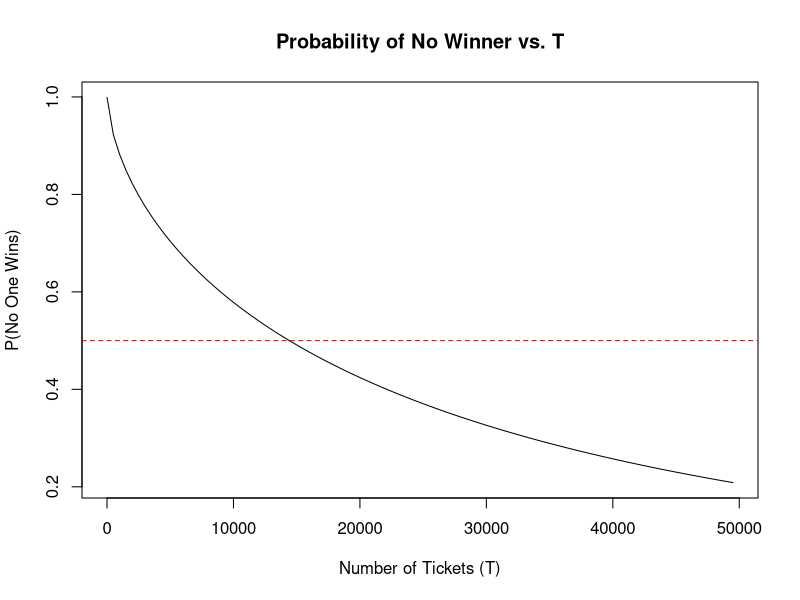

The R source for this figure:
## ---- chunk 1
knitr::opts_chunk$set(echo = FALSE, warning = FALSE, message = FALSE)
## ---- chunk 2
# Function to compute the probability of no winner
n <- 0:999
inv_n15 <- 1 / ((n + 1)^1.5)  # to avoid division by zero
c <- 1 / sum(inv_n15)
pn <- c * inv_n15  # normalized ticket probabilities

# Define the function for P(no winner)
p_no_win <- function(T) {
  return(mean((1 - pn)^T))
}

# Plotting the probability of no winner vs. T
T_values <- seq(1, 50000, by = 500)
prob <- sapply(T_values, p_no_win)

plot(T_values, prob, type = "l",
     xlab = "Number of Tickets (T)",
     ylab = "P(No One Wins)",
     main = "Probability of No Winner vs. T")
abline(h = 0.5, col = "red", lty = 2)

# Find T such that P(no one wins) is approximately 0.50
T_range <- seq(1, 50000, by = 1)
prob_range <- sapply(T_range, p_no_win)

T_50 <- T_range[which.min(abs(prob_range - 0.5))]
prob_at_T50 <- p_no_win(T_50)

cat("T where P(no one wins) = 0.50 is approximately", T_50, "\n")
cat("Probability at T =", T_50, "is", prob_at_T50, "\n")
